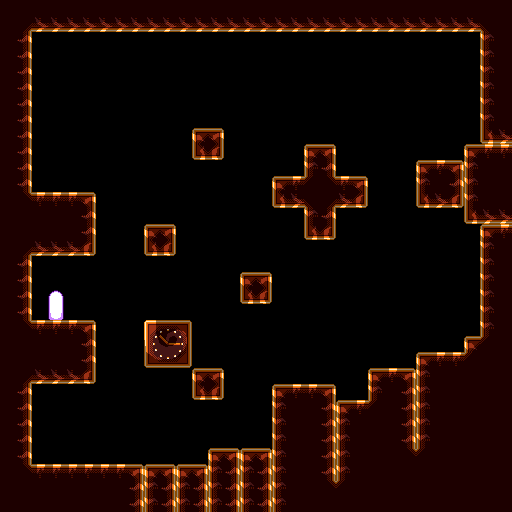

Tiled map render using the project's own tile images. Description and the map definition, with tile-layer contents summarised, below:
An orthogonal 32x32 tile map with 16x16 px tiles, 2 tile layers (background, mainground), 1 hidden layer not drawn.

<map version="1.0" orientation="orthogonal" width="32" height="32" tilewidth="16" tileheight="16">
 <tileset firstgid="1" name="level1" tilewidth="16" tileheight="16">
  <image source="level2.png" width="128" height="128" />
  <terraintypes>
   <terrain name="rock" tile="-1" />
  </terraintypes>
  <tile id="0" terrain=",,,0" />
  <tile id="1" terrain=",,0,0" />
  <tile id="2" terrain=",,0," />
  <tile id="3" terrain="0,0,0," />
  <tile id="4" terrain="0,0,,0" />
  <tile id="8" terrain=",0,,0" />
  <tile id="9" terrain="0,0,0,0" />
  <tile id="10" terrain="0,,0," />
  <tile id="11" terrain="0,,0,0" />
  <tile id="12" terrain=",0,0,0" />
  <tile id="16" terrain=",0,," />
  <tile id="17" terrain="0,0,," />
  <tile id="18" terrain="0,,," />
 </tileset>
 <layer name="background" width="32" height="32">
  <data>[1024 cells, 1024 non-empty, 1 distinct tile ids]</data>
 </layer>
 <layer name="mainground" width="32" height="32">
  <data>[1024 cells, 440 non-empty, 24 distinct tile ids]</data>
 </layer>
 <layer name="collision" width="32" height="32" visible="0" opacity="0.38">
  <data>[1024 cells, 184 non-empty, 1 distinct tile ids]</data>
 </layer>
</map>
